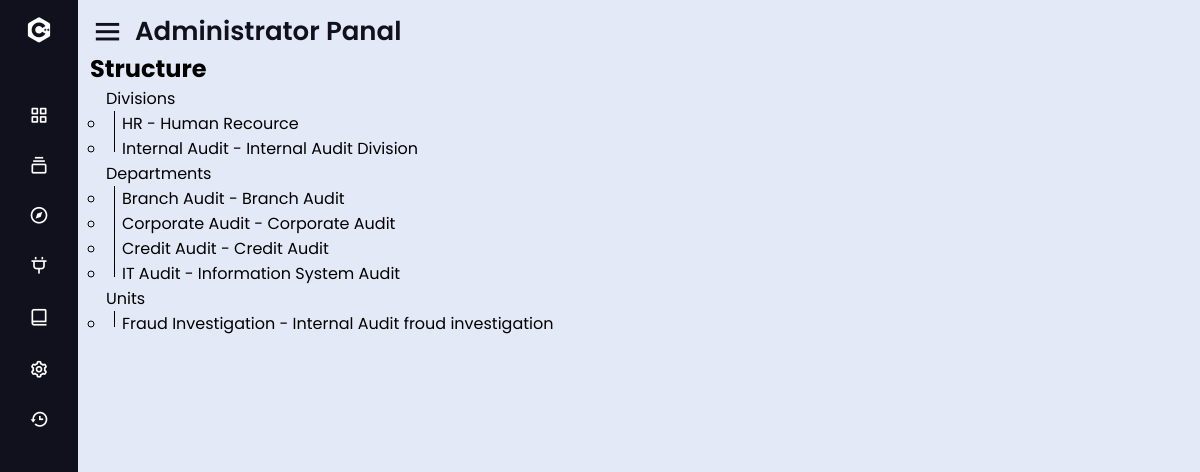
Screenshot of /display_structure with the database file from the repository.
### tables this page shows
CREATE TABLE division (
    id INTEGER PRIMARY KEY AUTOINCREMENT,
    name TEXT NOT NULL UNIQUE,
    description TEXT 
);

CREATE TABLE department (
    id INTEGER PRIMARY KEY AUTOINCREMENT,
    name TEXT NOT NULL UNIQUE,
    description TEXT NOT NULL,
    division_id INTEGER NOT NULL,
    FOREIGN KEY (division_id) REFERENCES division (id)
);

CREATE TABLE unit (
    id INTEGER PRIMARY KEY AUTOINCREMENT,
    name TEXT NOT NULL UNIQUE,
    description TEXT NOT NULL ,
    department_id INTEGER NOT NULL,
    FOREIGN KEY (department_id) REFERENCES department (id)
);

### lib/struc.py (the view)
@bp.route('/display_structure', methods=['GET', 'POST'])
def display_structure():
    db = get_db()
    divisions = db.execute('SELECT * FROM division ORDER BY name').fetchall()
    departments = db.execute('SELECT * FROM department ORDER BY name').fetchall()
    units = db.execute('SELECT * FROM unit ORDER BY name').fetchall()
    return render_template('admin/display_structure.html', divisions=divisions, departments=departments, units=units)

### lib/auth.py (called while the page is built)
@bp.before_app_request
def load_logged_in_user():
    user_id = session.get('user_id')
    if user_id is None:
        g.user = None
    else:
        g.user = get_db().execute(
            'SELECT * FROM user WHERE id = ?', (user_id,)
        ).fetchone()

### lib/db.py (called while the page is built)
def get_db():
    if 'db' not in g:
        g.db = sqlite3.connect(
            current_app.config['DATABASE'],
            detect_types=sqlite3.PARSE_DECLTYPES
        )
        g.db.row_factory = sqlite3.Row
    return g.db

### lib/templates/admin/display_structure.html (shortened to what this page needs)
{% extends 'admin/layout.html' %}
{% block content %}
    <h1>Structure</h1>
    <ul class="tree-menu1">
      <li>Divisions
        <ul>
          {% for division in divisions %}
            <li>{{ division.name }} - {{ division.description }}</li>
          {% endfor %}
        </ul>
      </li>
      <li>Departments
        <ul>
          {% for department in departments %}
            <li>{{ department.name }} - {{ department.description }}
            </li>
          {% endfor %}
        </ul>
      </li>
      <li>Units
        <ul>
          {% for unit in units %}
            <li>{{ unit.name }} - {{ unit.description }}</li>
          {% endfor %}
        </ul>
      </li>
    </ul>
{% endblock %}

### rows the page displays
division: name "HR", description "Human Recource"
division: name "Internal Audit", description "Internal Audit Division"
department: name "Branch Audit", description "Branch Audit"
department: name "Corporate Audit", description "Corporate Audit"
department: name "Credit Audit", description "Credit Audit"
department: name "IT Audit", description "Information System Audit"
unit: name "Fraud Investigation", description "Internal Audit froud investigation"
